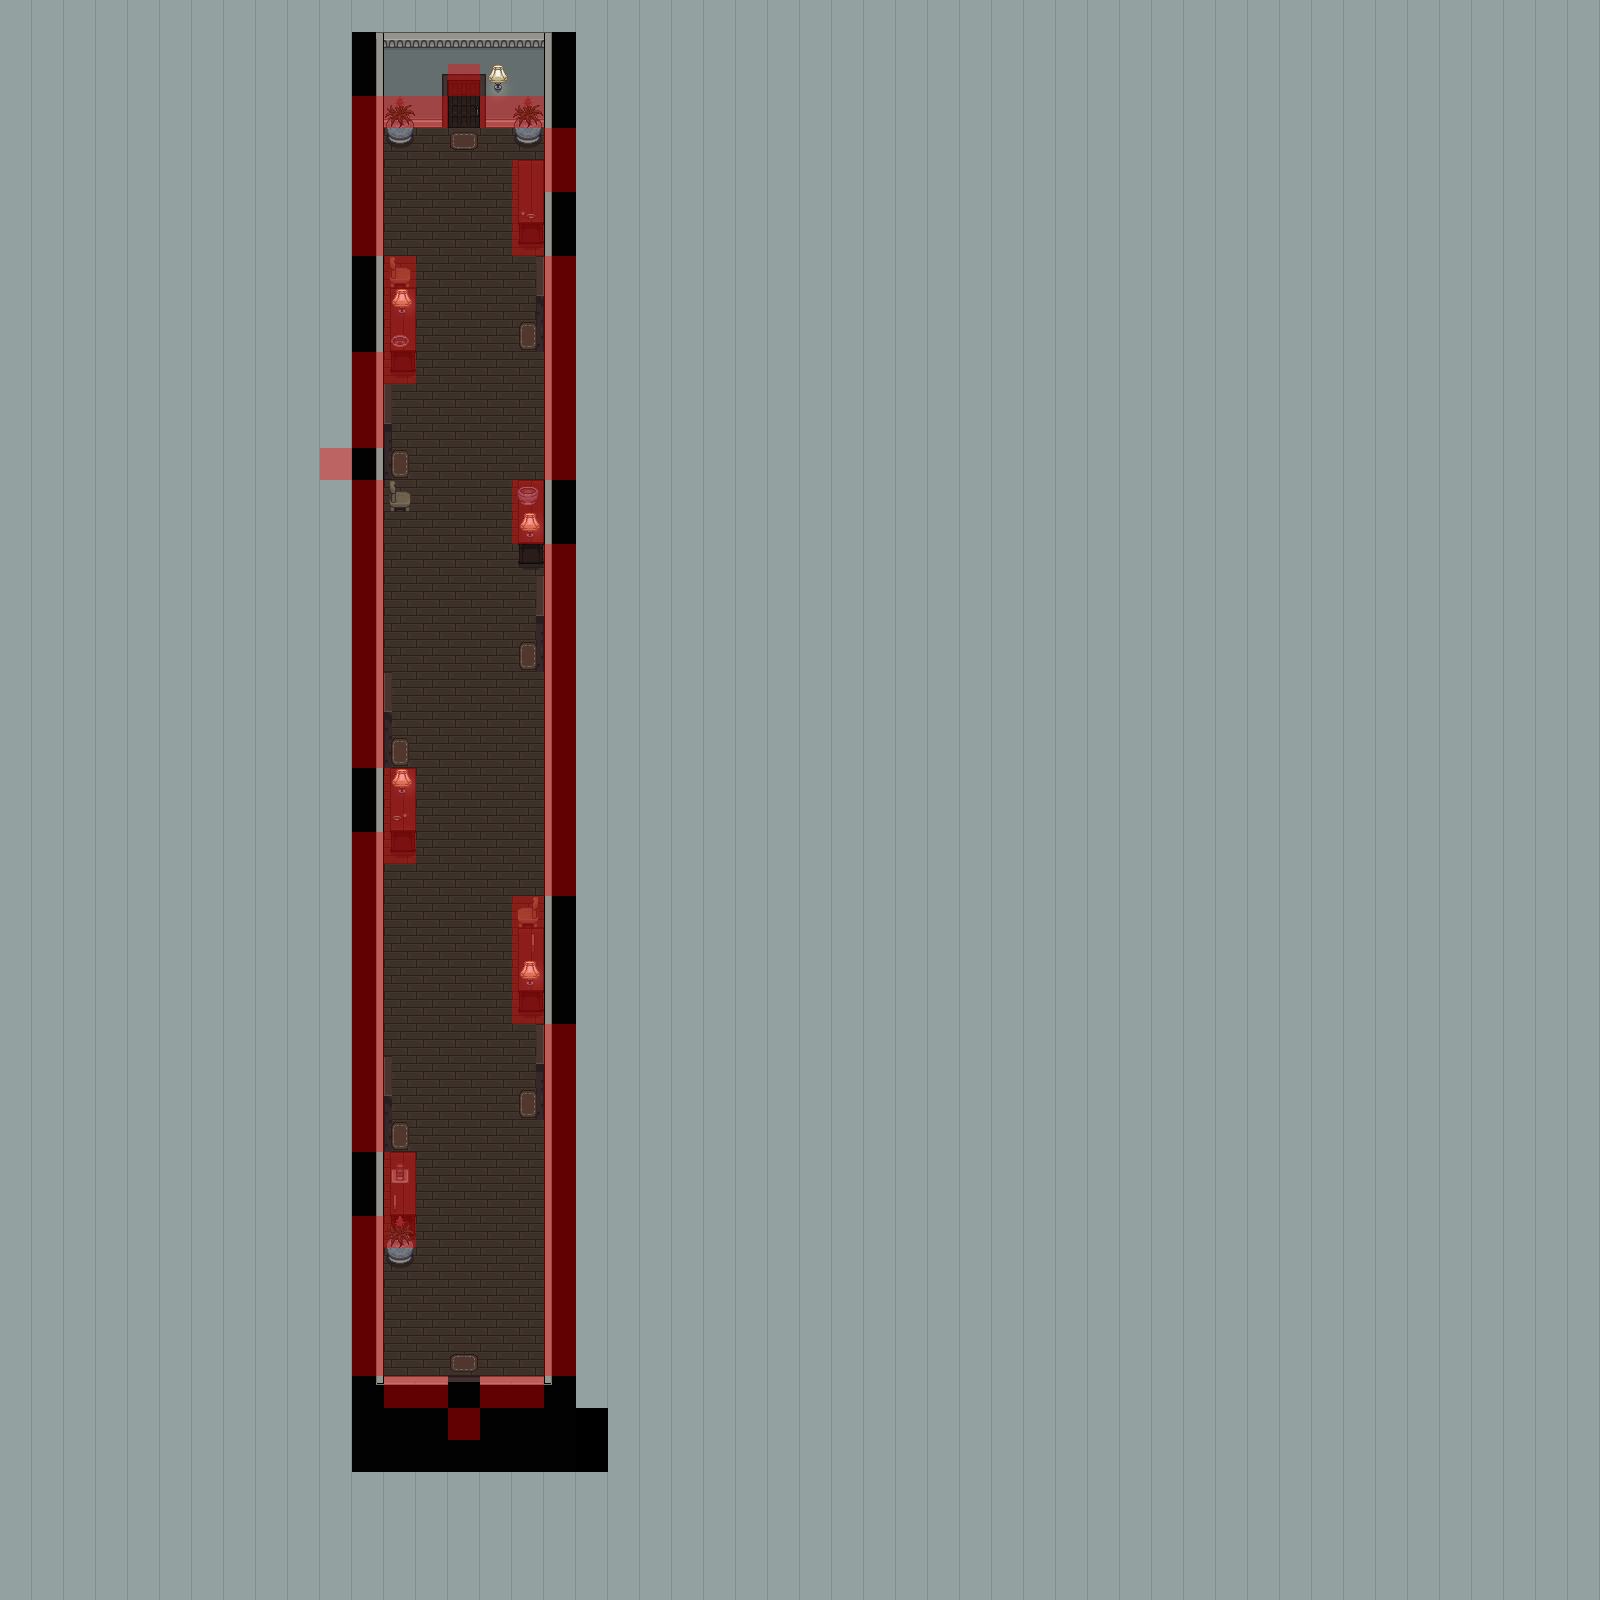

This is a level from a 2D game, rendered from its Tiled map with the project's own tilesets. A one-line summary and the map file follow, with tile-layer data summarised:
An orthogonal 50x50 tile map with 32x32 px tiles, 8 tile layers (Walls, Doors and Floor, furniture, ontop of furniture, ...), 10 tilesets and 1 object.

<map version="1.0" orientation="orthogonal" renderorder="right-down" width="50" height="50" tilewidth="32" tileheight="32" nextobjectid="1">
 <tileset firstgid="1" name="house_insidesat" tilewidth="32" tileheight="32" tilecount="224">
  <image source="Peace-is-Alive-master/Peace-is-Alive-master/assets/terrain_sprites/LPC/house_insidesat.png" width="512" height="448" />
 </tileset>
 <tileset firstgid="225" name="obj_misk_atlas sat" tilewidth="32" tileheight="32" tilecount="1024">
  <image source="Peace-is-Alive-master/Peace-is-Alive-master/assets/terrain_sprites/LPC/obj_misk_atlas sat.png" width="1024" height="1024" />
 </tileset>
 <tileset firstgid="1249" name="build_atlas sat" tilewidth="32" tileheight="32" tilecount="1024">
  <image source="Peace-is-Alive-master/Peace-is-Alive-master/assets/terrain_sprites/LPC/build_atlas sat.png" width="1024" height="1024" />
 </tileset>
 <tileset firstgid="2273" name="base_out_atlas sat" tilewidth="32" tileheight="32" tilecount="1024">
  <image source="Peace-is-Alive-master/Peace-is-Alive-master/assets/terrain_sprites/LPC/base_out_atlas sat.png" width="1024" height="1024" />
 </tileset>
 <tileset firstgid="3297" name="floor" tilewidth="32" tileheight="32" tilecount="224">
  <image source="Peace-is-Alive-master/Peace-is-Alive-master/assets/terrain_sprites/LPC/floor.png" width="512" height="448" />
 </tileset>
 <tileset firstgid="3521" name="png-test" tilewidth="32" tileheight="32" tilecount="64">
  <image source="Peace-is-Alive-master/Peace-is-Alive-master/assets/terrain_sprites/png-test.png" width="256" height="256" />
 </tileset>
 <tileset firstgid="3585" name="collision" tilewidth="32" tileheight="32" tilecount="1">
  <image source="Peace-is-Alive-master/Peace-is-Alive-master/assets/terrain_sprites/collision.png" width="32" height="32" />
  <tile id="0">
   <objectgroup draworder="index">
    <object id="0" x="-0.0625" y="0" width="32" height="32" />
   </objectgroup>
  </tile>
 </tileset>
 <tileset firstgid="3586" name="city_insidesat" tilewidth="32" tileheight="32" tilecount="384">
  <image source="Peace-is-Alive-master/Peace-is-Alive-master/assets/terrain_sprites/LPC/city_insidesat.png" width="768" height="512" />
 </tileset>
 <tileset firstgid="3970" name="lamplit" tilewidth="32" tileheight="32" tilecount="64">
  <image source="Peace-is-Alive-master/Peace-is-Alive-master/assets/terrain_sprites/lamplit.png" width="256" height="256" />
 </tileset>
 <tileset firstgid="4034" name="door" tilewidth="32" tileheight="32" tilecount="64">
  <image source="Peace-is-Alive-master/Peace-is-Alive-master/assets/terrain_sprites/door.png" width="256" height="256" />
 </tileset>
 <layer name="Walls" width="50" height="50">
  <data>[2500 cells, 2474 non-empty, 12 distinct tile ids]</data>
 </layer>
 <layer name="Doors and Floor" width="50" height="50">
  <data>[2500 cells, 201 non-empty, 7 distinct tile ids]</data>
 </layer>
 <layer name="furniture" width="50" height="50">
  <data>[2500 cells, 44 non-empty, 20 distinct tile ids]</data>
 </layer>
 <layer name="ontop of furniture" width="50" height="50">
  <data>[2500 cells, 16 non-empty, 11 distinct tile ids]</data>
 </layer>
 <layer name="shadow" width="50" height="50" opacity="0.33">
  <data>[2500 cells, 315 non-empty, 1 distinct tile ids]</data>
 </layer>
 <layer name="lightlight" width="50" height="50" opacity="0.18">
  <data>[2500 cells, 10 non-empty, 7 distinct tile ids]</data>
 </layer>
 <layer name="lit lamps" width="50" height="50">
  <data>[2500 cells, 10 non-empty, 6 distinct tile ids]</data>
 </layer>
 <layer name="collisions" width="50" height="50" opacity="0.38">
  <data>[2500 cells, 93 non-empty, 1 distinct tile ids]</data>
 </layer>
</map>